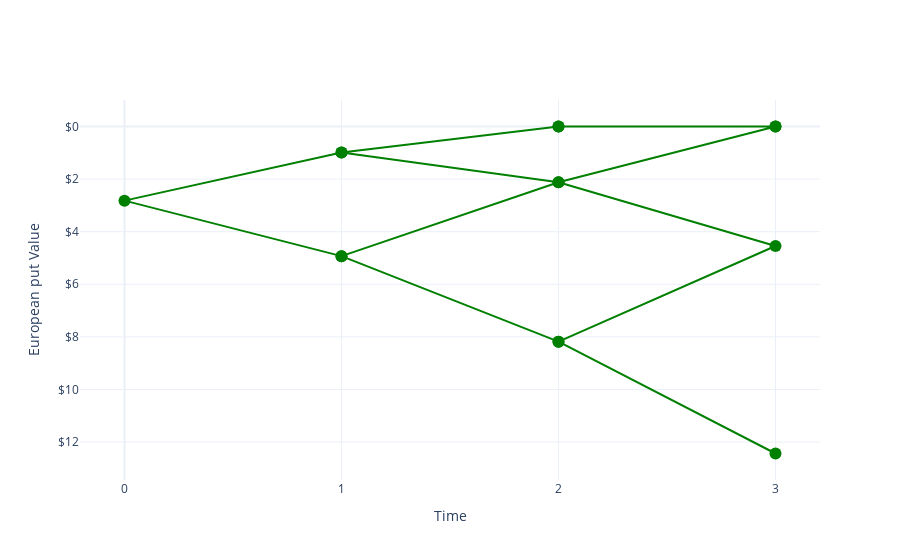

Notebook source saved alongside this figure:
### Markdown cell above
# FIGURE: OPTION

### Code cell
tree = option_tree

# Prep data for plotting
spliced = []
for a, b in zip(tree[1:], tree[:-1]):
    x = []
    for i in range(len(a)):
        x.append(a[i])
        try:
            x.append(b[i])
        except:
            pass
    spliced.append(x)
spliced

# Make figure
fig = go.Figure()
string = "$%{y:,.2f}<extra></extra>"
for i in range(len(tree) - 1):
    x = [1, 0, 1]
    for j in range(i):
        x.append(0)
        x.append(1)
    x = np.array(x) + i
    y = spliced[i]
    trace = go.Scatter(
        x=x,
        y=y,
        mode="lines+markers",
        hovertemplate=string,
        marker=dict(size=12, color='green'),
        line=dict(color='green'),
        showlegend=False
    )
    fig.add_trace(trace)

fig.update_layout(
    xaxis=dict(
        tickmode="linear", 
        tick0=0, 
        dtick=1, 
        title="Time"
    ),
    yaxis=dict(
        tickprefix="$", 
        tickformat=",.0f", 
        title=kind + " Value", 
        autorange="reversed" if kind_split[1]=="put" else None
    ),
    template="plotly_white"
)

fig.show()

### Figure 1 — Plotly figure (JSON) as saved in the notebook; plotly's stock layout.template omitted (floating-point values rounded to 4 significant figures)
{"data": [{"hovertemplate": "$%{y:,.2f}<extra></extra>", "line": {"color": "green"}, "marker": {"color": "green", "size": 12}, "mode": "lines+markers", "showlegend": false, "type": "scatter", "x": [1, 0, 1], "y": [0.9903, 2.819, 4.93]}, {"hovertemplate": "$%{y:,.2f}<extra></extra>", "line": {"color": "green"}, "marker": {"color": "green", "size": 12}, "mode": "lines+markers", "showlegend": false, "type": "scatter", "x": [2, 1, 2, 1, 2], "y": [0, 0.9903, 2.122, 4.93, 8.183]}, {"hovertemplate": "$%{y:,.2f}<extra></extra>", "line": {"color": "green"}, "marker": {"color": "green", "size": 12}, "mode": "lines+markers", "showlegend": false, "type": "scatter", "x": [3, 2, 3, 2, 3, 2, 3], "y": [0, 0, 0, 2.122, 4.545, 8.183, 12.43]}], "layout": {"xaxis": {"dtick": 1, "tick0": 0, "tickmode": "linear", "title": {"text": "Time"}}, "yaxis": {"autorange": "reversed", "tickformat": ",.0f", "tickprefix": "$", "title": {"text": "European put Value"}}}}
